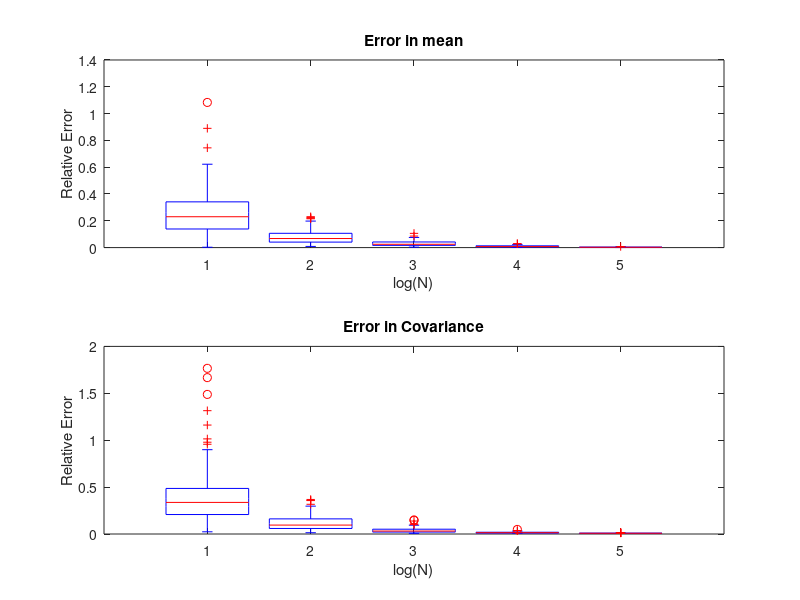

Recreate this plot in MATLAB.
rng(0)
c =  [1.6250, -1.9486 ; -1.986, 3.8750]; 
a1 = sqrt(c(1,1));
a2 = sqrt(c(2,2) - c(1,2)^2/c(1,1));
a  = [a1, 0 ; c(1,2)/a1, a2];
N = [10,10^2,10^3,10^4,10^5];
mean_errors = zeros(100,5);
covar_errors = zeros(100,5);
for N = [10,10^2,10^3,10^4,10^5]
    for i = 1:100
        w = randn(2,N);
        x = a*w ;
        x(1,:) = x(1,:) + 1;
        x(2,:) = x(2,:) + 2;
        sample_mean_x = sum(x(1,:))/N;
        sample_mean_y = sum(x(2,:))/N;
        var_x = var(x(1,:));
        var_y = var(x(2,:));
        covariance = sum((x(1,:) - 1).*(x(2,:) - 2))/N;
        sample_covar = [var_x , covariance; covariance, var_y];
        mean_error = sqrt((sample_mean_x - 1)^2 + (sample_mean_y - 2)^2)/(sqrt(1^2 + 2^2));
        covar_error = sqrt(trace((c - sample_covar)'*(c - sample_covar)))/sqrt(trace((c)'*(c)));
        mean_errors(i,log10(N)) = mean_error;
        covar_errors(i,log10(N)) = covar_error;
    end    
end
subplot(2,1,1) 
boxplot(mean_errors);
title('Error in mean');
xlabel('log(N)');
ylabel('Relative Error');
subplot(2,1,2)
boxplot(covar_errors);
title('Error in Covariance');
xlabel('log(N)');
ylabel('Relative Error');
